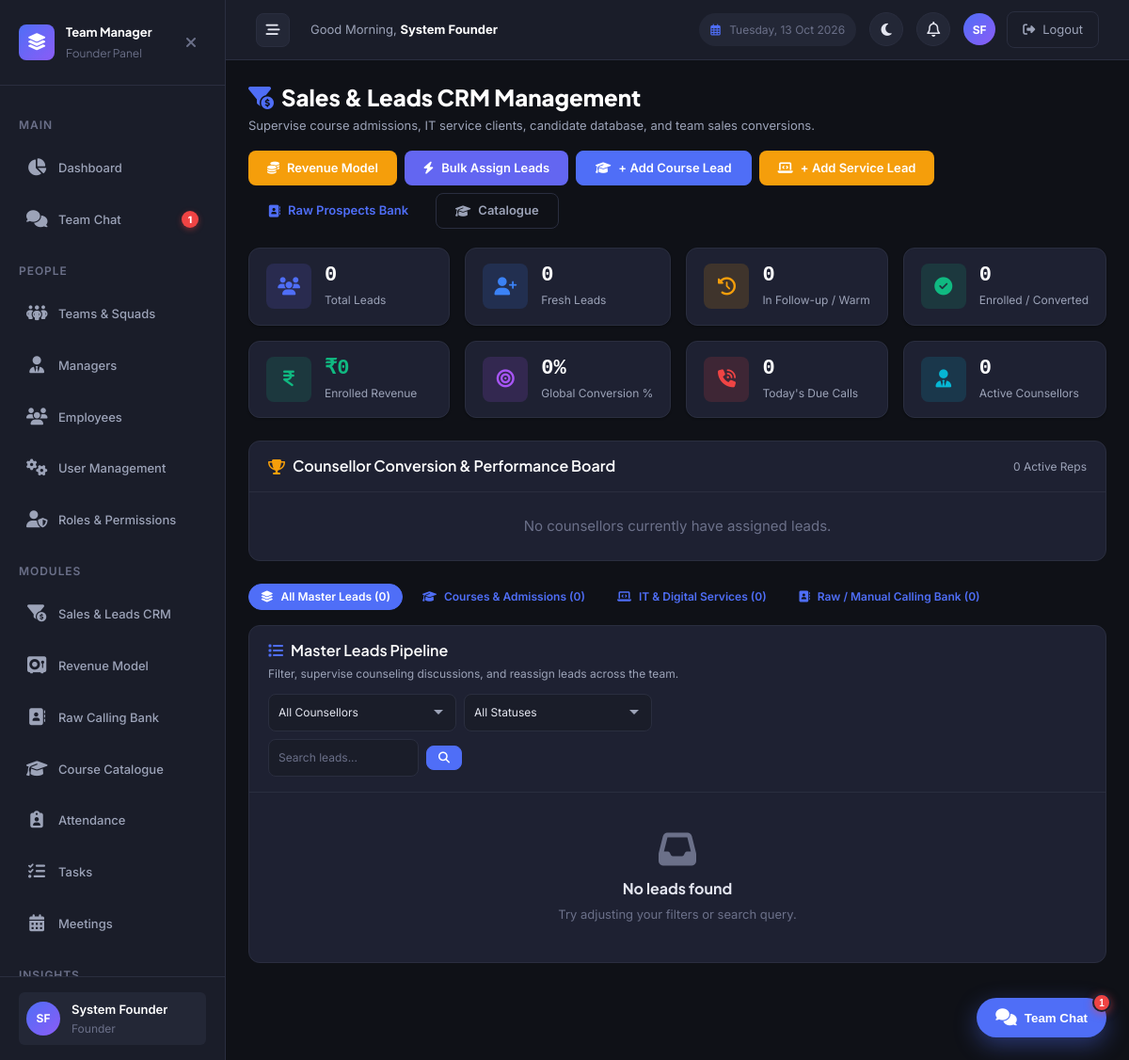
/hr/sales.php (signed in), run on the app's committed database.
### tables this page shows
CREATE TABLE `users` (
  `id` int NOT NULL AUTO_INCREMENT,
  `employee_id` varchar(50) DEFAULT NULL,
  `name` varchar(100) NOT NULL,
  `email` varchar(150) NOT NULL,
  `contact_no` varchar(20) DEFAULT NULL,
  `designation` varchar(100) DEFAULT NULL,
  `joining_date` date DEFAULT NULL,
  `base_salary` decimal(10,2) NOT NULL DEFAULT '30000.00',
  `password` varchar(255) NOT NULL,
  `pin` varchar(255) DEFAULT NULL,
  `role` varchar(50) NOT NULL DEFAULT 'employee',
  `manager_id` int DEFAULT NULL,
  `status` enum('active','inactive') NOT NULL DEFAULT 'active',
  `created_at` timestamp NULL DEFAULT CURRENT_TIMESTAMP,
  `updated_at` timestamp NULL DEFAULT CURRENT_TIMESTAMP ON UPDATE CURRENT_TIMESTAMP,
  `last_activity` timestamp NULL DEFAULT NULL,
  `presence_status` enum('automatic','dnd','away','offline') NOT NULL DEFAULT 'automatic',
  `custom_status_text` varchar(255) DEFAULT NULL,
  `custom_status_emoji` varchar(50) DEFAULT NULL,
  `last_active_at` timestamp NULL DEFAULT CURRENT_TIMESTAMP ON UPDATE CURRENT_TIMESTAMP,
  PRIMARY KEY (`id`),
  UNIQUE KEY `uk_email` (`email`),
  UNIQUE KEY `uk_employee_id` (`employee_id`),
  KEY `idx_role` (`role`),
  KEY `idx_manager_id` (`manager_id`),
  KEY `idx_status` (`status`),
  CONSTRAINT `fk_users_manager` FOREIGN KEY (`manager_id`) REFERENCES `users` (`id`) ON DELETE SET NULL ON UPDATE CASCADE
);

### hr/sales.php (the view, shortened to what the rows shown need)
<?php
require_once __DIR__ . '/../includes/functions.php';
require_once __DIR__ . '/../includes/auth.php';
requireRole([ROLE_HR, ROLE_FOUNDER, ROLE_MANAGER]);
$counsellors = getSalesCounsellorsList();
include __DIR__ . '/../includes/header.php';
?>
<div class="page-header" style="display: flex; justify-content: space-between; align-items: center; flex-wrap: wrap; gap: var(--space-4); margin-bottom: var(--space-5);">
    <div>
        <h1 class="page-title"><i class="fa-solid fa-funnel-dollar" style="color: var(--color-primary); margin-right: 8px;"></i>Sales & Leads CRM Management</h1>
    </div>
</div>
<?php
include __DIR__ . '/../includes/footer.php';
?>

### includes/header.php (shortened to what the rows shown need)
<?php
$greeting = (date('H') < 12) ? 'Good Morning' : ((date('H') < 17) ? 'Good Afternoon' : 'Good Evening');
?>
<!DOCTYPE html>
<html lang="en" data-theme="dark">
<head>
    <link rel="stylesheet" href="https://cdnjs.cloudflare.com/ajax/libs/font-awesome/6.5.1/css/all.min.css" />
    <link rel="stylesheet" href="<?php echo BASE_URL; ?>/assets/css/style.css?v=<?php echo @filemtime(__DIR__ . '/../assets/css/style.css') ?: time(); ?>">
</head>
<body>
    <div class="app-layout">
        <?php include __DIR__ . '/sidebar.php'; ?>
        <div class="main-wrapper">
            <header class="top-header">
                <div class="header-left">
                    <div class="header-greeting">
                        <?php echo $greeting; ?>, <strong><?php echo e($currentUser['name'] ?? 'User'); ?></strong>
                    </div>
                </div>
                <div class="header-right" style="display: flex; align-items: center; gap: 14px;">
                    <div class="header-user-section">
                        <a href="<?php echo BASE_URL; ?>/profile.php" class="header-avatar" title="View Profile" style="text-decoration: none; color: #fff; display: flex; align-items: center; justify-content: center; font-weight: bold; background-color: var(--color-primary);"><?php echo e($userInitials); ?></a>
                        <a href="<?php echo BASE_URL; ?>/auth/logout.php" class="btn-logout" title="Logout">
                            <i class="fa-solid fa-right-from-bracket"></i> <span class="btn-logout-text">Logout</span>
                        </a>
                    </div>
                </div>
            </header>
            <main class="main-content fade-in">

### includes/sidebar.php (shortened to what the rows shown need)
<?php
$currentUser = getCurrentUser();
$userRole = $currentUser['role'] ?? '';
$baseRole = function_exists('getRoleBaseType') ? getRoleBaseType($userRole) : $userRole;
$userInitials = getInitials($currentUser['name'] ?? 'U');
$sidebarChatUnread = isLoggedIn() ? countUnreadChatMessages((int)($currentUser['id'] ?? 0)) : 0;
$currentPage = basename($_SERVER['PHP_SELF'], '.php');
$currentDir = basename(dirname($_SERVER['PHP_SELF']));
function isActive(string $dir, string $page): string {
    global $currentDir, $currentPage;
    return ($currentDir === $dir && $currentPage === $page) ? ' active' : '';
}
?>
<aside class="sidebar" id="sidebar">
    <div class="sidebar-brand">
        <div class="sidebar-brand-text">
            Team Manager
            <span><?php echo ucwords(str_replace('_', ' ', e($userRole))); ?> Panel</span>
        </div>
    </div>
    <nav class="sidebar-nav">
        <?php if ($baseRole === ROLE_FOUNDER): ?>
            <a href="<?php echo BASE_URL; ?>/chat/index.php" class="sidebar-nav-item<?php echo isActive('chat', 'index'); ?>">
                <span class="nav-icon"><i class="fa-solid fa-comments"></i></span> Team Chat
                <span class="sidebar-chat-badge" style="display: <?php echo $sidebarChatUnread > 0 ? 'inline-flex' : 'none'; ?>;"><?php echo $sidebarChatUnread > 99 ? '99+' : $sidebarChatUnread; ?></span>
            </a>
        <?php endif; ?>
    </nav>
    <div class="sidebar-footer">
        <a href="<?php echo BASE_URL; ?>/profile.php" class="sidebar-user" style="text-decoration: none; display: flex; align-items: center; width: 100%; border-radius: var(--radius-sm); transition: background-color var(--transition-base); padding: var(--space-2);" onmouseover="this.style.backgroundColor='var(--color-bg-tertiary)'" onmouseout="this.style.backgroundColor='transparent'">
            <div class="sidebar-user-avatar"><?php echo e($userInitials); ?></div>
            <div class="sidebar-user-info">
                <div class="sidebar-user-name"><?php echo e($currentUser['name'] ?? 'User'); ?></div>
                <div class="sidebar-user-role"><?php echo ucwords(str_replace('_', ' ', e($userRole))); ?></div>
            </div>
        </a>
    </div>
</aside>

### data on the page
users: role "Founder", id "1", name "SF", name "System Founder"

### other printed values
$globalMetrics['total_leads'] "0"
$globalMetrics['new_leads'] "0"
$globalMetrics['interested'] "0"
$globalMetrics['enrolled'] "0"
$globalMetrics['total_enrolled_value'] "0"
$globalMetrics['conversion_rate'] "0"
$globalMetrics['today_followups_count'] "0"
count($counsellorPerf) "0"
$globalMetrics['course_leads'] "0"
$globalMetrics['service_leads'] "0"
$globalMetrics['manual_leads'] "0"
$footerChatUnread "1"
